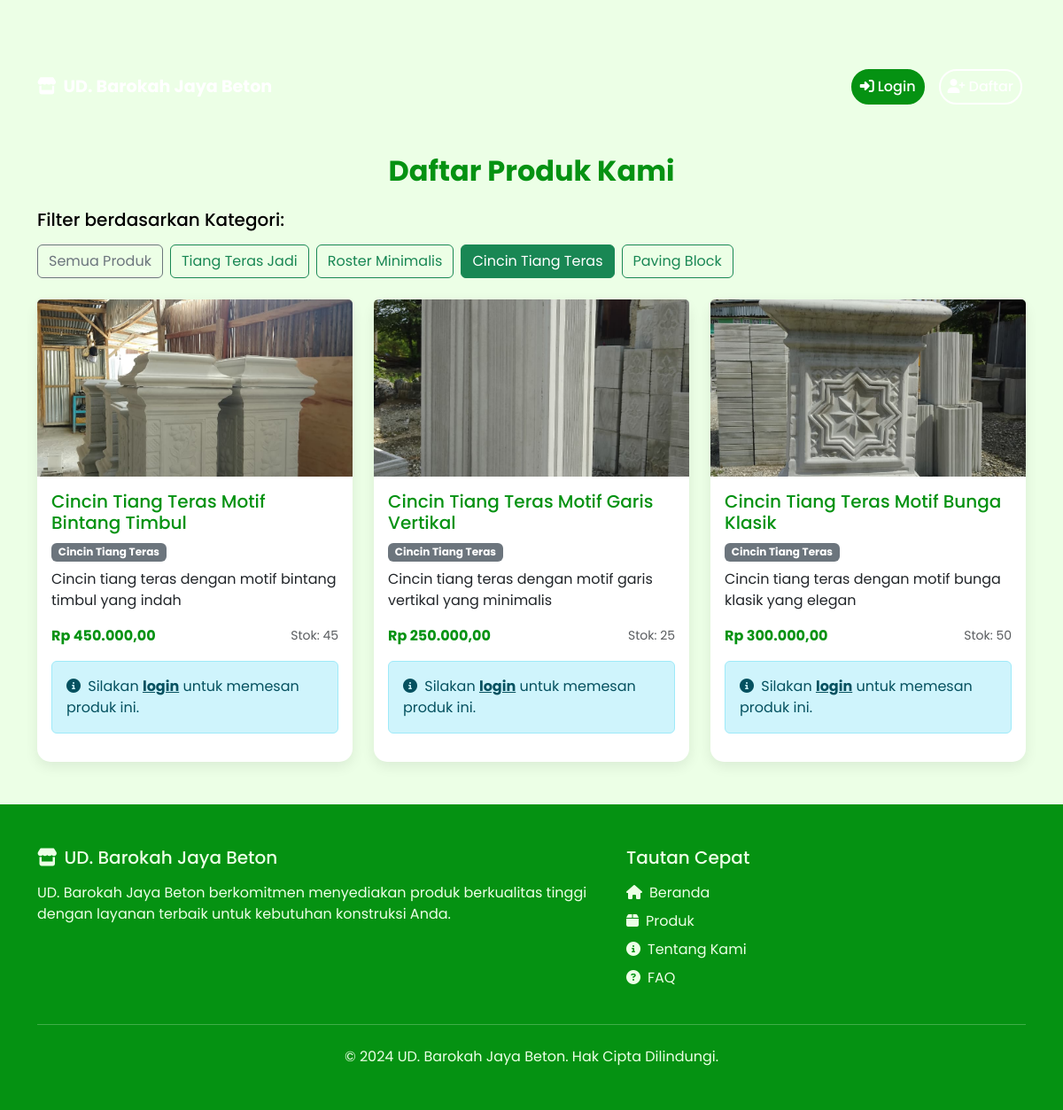
The page /produk/public/?kategori=11 on the database its author committed.
### admin_dashboard/models.py (models this page shows, shortened)
class Kategori(models.Model):
    nama_kategori = models.CharField(max_length=255, verbose_name="Nama Kategori")
    class Meta:
        verbose_name_plural = "Kategori"
        db_table = 'kategori'

class Produk(models.Model):
    nama_produk = models.CharField(max_length=255, verbose_name="Nama Produk")
    deskripsi_produk = models.TextField(verbose_name="Deskripsi Produk")
    foto_produk = models.ImageField(upload_to='produk_images/', verbose_name="Foto Produk")
    stok_produk = models.IntegerField(verbose_name="Stok Produk")
    harga_produk = models.DecimalField(max_digits=10, decimal_places=2, verbose_name="Harga Produk")
    kategori = models.ForeignKey(Kategori, on_delete=models.SET_NULL, blank=True, null=True, verbose_name="Kategori")
    class Meta:
        verbose_name_plural = "Produk"
        db_table = 'produk'

### admin_dashboard/views.py (the view)
# urls.py: path('produk/public/', views.produk_list_public, name='produk_list_public'),
def produk_list_public(request):
    kategori_list = Kategori.objects.all()
    kategori_id = request.GET.get('kategori')
    if kategori_id:
        produk = Produk.objects.filter(kategori_id=kategori_id)
    else:
        produk = Produk.objects.all()
    for p in produk:
        diskon_produk = DiskonPelanggan.objects.filter(
            produk=p,
            status='aktif'
        ).first()
        if not diskon_produk:
            diskon_produk = DiskonPelanggan.objects.filter(
                produk__isnull=True,  # General discount
                status='aktif'
            ).first()
        p.diskon_aktif = diskon_produk
    context = {
        'produk': produk,
        'kategori_list': kategori_list,
        'kategori_terpilih': kategori_id
    }
    return render(request, 'product_list_public.html', context)

### admin_dashboard/context_processors.py (called while the page is built)
def transaksi_notification_count(request):
    count = Transaksi.objects.filter(
        status_transaksi__in=['DIPROSES', 'BARU']
    ).count()
    return {
        'new_transaction_count': count
    }

### templates/product_list_public.html (shortened to what this page needs)
{% load static %}
{% load humanize %}
<!DOCTYPE html>
<html lang="en">
<head>
    <link href="https://cdn.jsdelivr.net/npm/bootstrap@5.3.0/dist/css/bootstrap.min.css" rel="stylesheet">
    <link rel="stylesheet" href="https://cdnjs.cloudflare.com/ajax/libs/font-awesome/6.4.0/css/all.min.css">
</head>
<body>
    {% include 'navbar_public.html' %}
    <section class="container my-5">
        <div class="row">
            <div class="col-12">
                <h2 class="mb-4 text-center fw-bold" style="color: #059212;">Daftar Produk Kami</h2>
                <div class="mb-4">
                    <h5 class="mb-3">Filter berdasarkan Kategori:</h5>
                    <div class="d-flex flex-wrap gap-2">
                        <a href="{% url 'produk_list_public' %}" class="btn btn-outline-secondary {% if not kategori_terpilih %}active{% endif %}">
                            Semua Produk
                        </a>
                        {% for kategori in kategori_list %}
                            <a href="?kategori={{ kategori.id }}" class="btn btn-outline-success {% if kategori.id|stringformat:'s' == kategori_terpilih %}active{% endif %}">
                                {{ kategori.nama_kategori }}
                            </a>
                        {% endfor %}
                    </div>
                </div>
            </div>
        </div>
        <div class="row g-4">
            {% for p in produk %}
            <div class="col-md-4 col-sm-6">
                <div class="card card-custom h-100 position-relative">
                    <img src="{{ p.foto_produk.url }}" class="card-img-top" alt="{{ p.nama_produk }}" style="height: 200px; object-fit: cover;">
                    <div class="card-body">
                        <h5 class="card-title product-title">{{ p.nama_produk }}</h5>
                        {% if p.kategori %}
                            <span class="badge bg-secondary mb-2">{{ p.kategori.nama_kategori }}</span>
                        {% endif %}
                        <p class="card-text product-description">{{ p.deskripsi_produk|truncatewords:20 }}</p>
                        <div class="d-flex justify-content-between align-items-center mb-3">
                            <span class="fw-bold product-price">Rp {{ p.harga_produk|intcomma }}</span>
                            <small class="text-muted">Stok: {{ p.stok_produk|intcomma }}</small>
                        </div>
                        <div class="alert alert-info" role="alert">
                            <i class="fas fa-info-circle me-1"></i>
                            Silakan <a href="{% url 'login_pelanggan' %}" class="alert-link">login</a> untuk memesan produk ini.
                        </div>
                    </div>
                </div>
            </div>
            {% endfor %}
        </div>
    </section>
    {% include 'footer.html' %}
</body>
</html>

### templates/product_list_public.html (style rules this page uses)
body { font-family: 'Poppins', sans-serif; background-color: #ECFFE6; padding-top: 70px; color: #000000; }
.card-custom { border-radius: 15px; border: none; box-shadow: 0 5px 15px rgba(0, 0, 0, 0.08); transition: transform 0.3s ease, box-shadow 0.3s ease; background-color: #FFFFFF; }
.product-title { color: #059212; }
.product-price { color: #059212; }

### rows shown on the page
Kategori: nama_kategori "Tiang Teras Jadi"
Kategori: nama_kategori "Roster Minimalis"
Kategori: nama_kategori "Cincin Tiang Teras"
Kategori: nama_kategori "Paving Block"
Produk: foto_produk (picture), nama_produk "Cincin Tiang Teras Motif Bintang Timbul", kategori.nama_kategori "Cincin Tiang Teras", deskripsi_produk "Cincin tiang teras dengan motif bintang timbul yang indah", harga_produk "450.000,00", stok_produk "45"
Produk: foto_produk (picture), nama_produk "Cincin Tiang Teras Motif Garis Vertikal", kategori.nama_kategori "Cincin Tiang Teras", deskripsi_produk "Cincin tiang teras dengan motif garis vertikal yang minimalis", harga_produk "250.000,00", stok_produk "25"
Produk: foto_produk (picture), nama_produk "Cincin Tiang Teras Motif Bunga Klasik", kategori.nama_kategori "Cincin Tiang Teras", deskripsi_produk "Cincin tiang teras dengan motif bunga klasik yang elegan", harga_produk "300.000,00", stok_produk "50"
